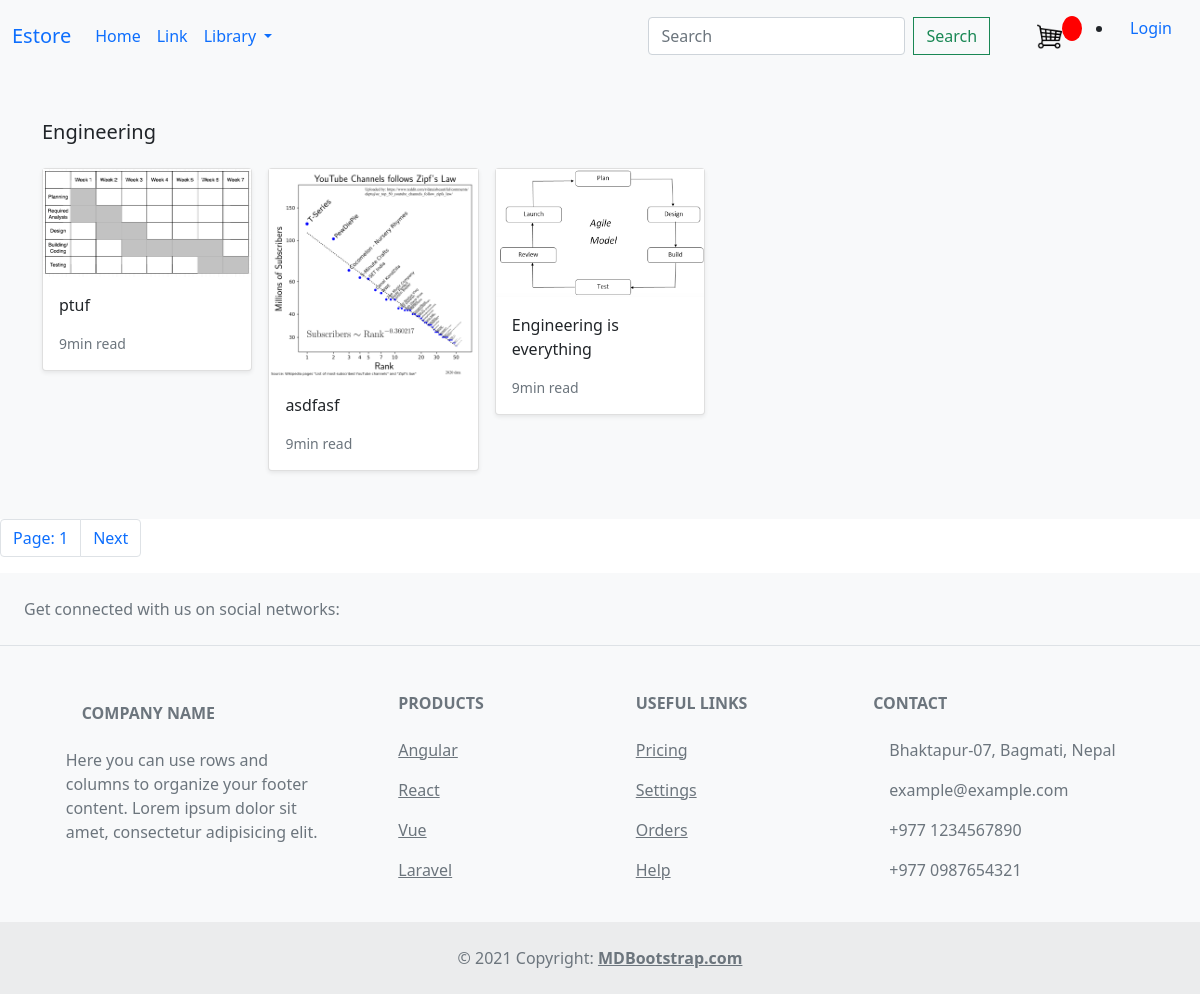
The page /search/engineering/ on the database as committed earlier.
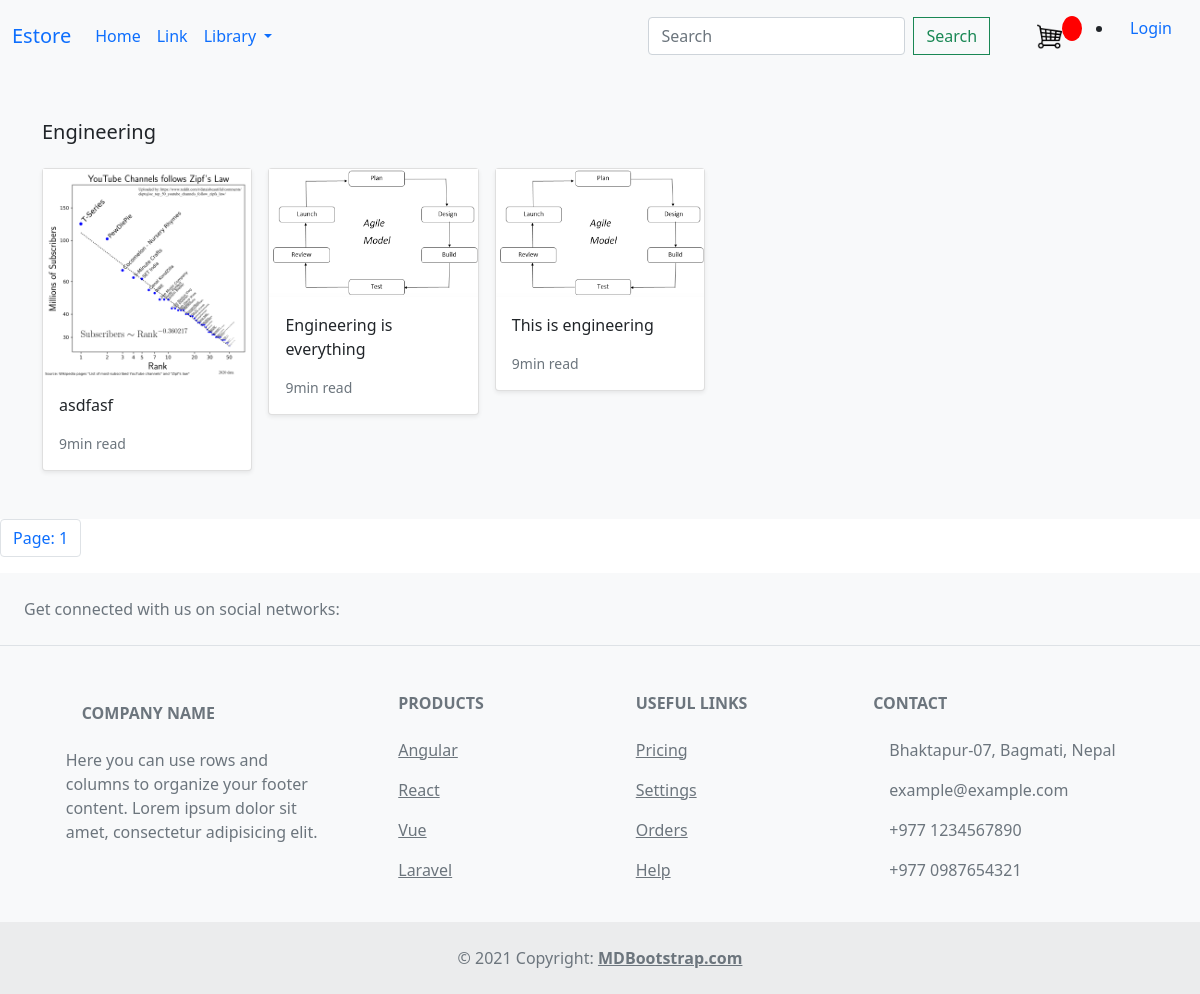
The same page on the database as committed later.
### store/models.py (models this page shows, shortened)
class Category(models.Model):
    name = models.CharField(max_length=100, db_index=True)
    slug = models.SlugField(max_length = 100,unique=True)
    class Meta:
        verbose_name_plural = 'categories'
    def get_absolute_url(self):#for dynamic link for category
        return reverse('store:category_list', args=[self.slug])

class Product(models.Model):
    category = models.ForeignKey(Category,related_name='product', on_delete=models.CASCADE)
    title = models.CharField(max_length=100)
    author = models.CharField(max_length=100, default='admin')
    description = models.TextField(blank=True)
    image = models.ImageField(upload_to = 'images/')
    slug = models.SlugField(max_length=100)
    price = models.DecimalField(max_digits=4, decimal_places=2)
    in_stock = models.BooleanField(default=True)
    is_active = models.BooleanField(default=True)
    created = models.DateTimeField(auto_now_add=True)
    updated = models.DateTimeField(auto_now=True)
    class Meta:
        verbose_name_plural = 'Product'
        ordering = ('-created', )
    def get_absolute_url(self):
        return reverse('store:product_detail', args=[self.slug])

### store/views.py (the view)
# urls.py: path('search/<slug:categroy_slug>/',views.category_list, name = 'category_list' ),
def category_list(request, categroy_slug):
    category  = get_object_or_404(Category, slug = categroy_slug)#slug for one item form the database
    products = Product.objects.filter(category = category)#this will filter the category of the said product
    paginator = Paginator(products, 3)
    page_number = request.GET.get('page')
    page_obj = paginator.get_page(page_number)
    context = {'category': category,'page_obj': page_obj}
    return render(request, 'store/category.html', context)

### store/views.py (called while the page is built)
def categories(request):
    return{
        'categories': Category.objects.all()
    }

### store/templates/store/category.html (shortened to what this page needs)
{% extends "e_book/base.html"%}
{%load static%}
{%block content%}
<main>
    <div class="album py-5 bg-light">
      <div class="container">
        <div class="pb-3 h5">{{category.name|title}}</div>
        <div class="row row-cols-1 row-cols-sm-2 row-cols-md-5 g-3">
          {% for product in page_obj %}
          <div class="col">
            <div class="card shadow-sm">
              <img class="img-fluid" alt="Responsive image" src="{{ product.image.url }}">
              <div class="card-body">
                <p class="card-text">
                  <a class="text-dark text-decoration-none" href="{{product.get_absolute_url}}">{{ product.title }}</a>
                </p>
                <div class="d-flex justify-content-between align-items-center">
                  <small class="text-muted">9min read</small>
                </div>
              </div>
            </div>
          </div>
          {% endfor %}
        </div>
      </div>
    </div>
</main>
<nav aria-label="...">
  <ul class="pagination ">
    <li class="page-item"><a class="page-link" href="">Page: {{ page_obj.number }}</a></li>
    {% if page_obj.has_next %}
    <li class="page-item">
      <a class="page-link" href="?page={{ page_obj.next_page_number }}">Next</a>
    </li>
    {%endif%}
  </ul>
</nav>
{%endblock%}

### templates/e_book/base.html (shortened to what this page needs)
{% load static %}
<!doctype html>
<html lang="en">
  <head>
	  <link href="https://cdn.jsdelivr.net/npm/bootstrap@5.0.0/dist/css/bootstrap.min.css" rel="stylesheet" >
    <link rel="stylesheet" type="text/css" href="{% static 'css/main.css' %}">
  </head>
  <body>
    {% include './navbar.html' %}
    <div id ="content">{%block content %} {% endblock %}</div>
    <footer class="text-center text-lg-start bg-light text-muted">
      <section class="d-flex justify-content-center justify-content-lg-between p-4 border-bottom">
        <div class="me-5 d-none d-lg-block">
          <span>Get connected with us on social networks:</span>
        </div>
        <div>
        </div>
      </section>
      <section class="">
        <div class="container text-center text-md-start mt-5">
          <div class="row mt-3">
            <div class="col-md-3 col-lg-4 col-xl-3 mx-auto mb-4">
              <h6 class="text-uppercase fw-bold mb-4">
                Company name
              </h6>
              <p>
                Here you can use rows and columns to organize your footer content. Lorem ipsum
                dolor sit amet, consectetur adipisicing elit.
              </p>
            </div>
            <div class="col-md-2 col-lg-2 col-xl-2 mx-auto mb-4">
              <h6 class="text-uppercase fw-bold mb-4">
                Products
              </h6>
              <p>
                <a href="#!" class="text-reset">Angular</a>
              </p>
              <p>
                <a href="#!" class="text-reset">React</a>
              </p>
              <p>
                <a href="#!" class="text-reset">Vue</a>
              </p>
              <p>
                <a href="#!" class="text-reset">Laravel</a>
              </p>
            </div>
            <div class="col-md-3 col-lg-2 col-xl-2 mx-auto mb-4">
              <h6 class="text-uppercase fw-bold mb-4">
                Useful links
              </h6>
              <p>
                <a href="#!" class="text-reset">Pricing</a>
              </p>
              <p>
                <a href="#!" class="text-reset">Settings</a>
              </p>
              <p>
                <a href="#!" class="text-reset">Orders</a>
              </p>
              <p>
                <a href="#!" class="text-reset">Help</a>
              </p>
            </div>
            <div class="col-md-4 col-lg-3 col-xl-3 mx-auto mb-md-0 mb-4">
              <h6 class="text-uppercase fw-bold mb-4">Contact</h6>
              <p> Bhaktapur-07, Bagmati, Nepal</p>
              <p>
                example@example.com
              </p>
              <p> +977 1234567890</p>
              <p> +977 0987654321</p>
            </div>
          </div>
        </div>
      </section>
      <div class="text-center p-4" style="background-color: rgba(0, 0, 0, 0.05);">
        © 2021 Copyright:
        <a class="text-reset fw-bold" href="https://mdbootstrap.com/">MDBootstrap.com</a>
      </div>
    </footer>
  </body>
</html>

### templates/e_book/navbar.html (shortened to what this page needs)
{%load static %}
<header>
    <nav class="navbar navbar-expand-lg bg-light">
        <div class="container-fluid">
          <a class="navbar-brand" href="{% url 'store:items'%}">Estore</a>
          <div class="collapse navbar-collapse" id="navbarSupportedContent">
            <ul class="navbar-nav me-auto mb-2 mb-lg-0">
                <li class="nav-item">
                <a class="nav-link waves-effect" aria-current="page" href="{% url 'store:items' %}">Home</a>
              </li>
              <li class="nav-item">
                <a class="nav-link" href="#">Link</a>
              </li>
              <li class="nav-item dropdown">
                <a class="nav-link dropdown-toggle" href="#" role="button" id="navbarDropdown" data-bs-toggle="dropdown" aria-expanded="false">
                  Library
                </a>
              </li>
            </ul>
            <form class="d-flex" >
              <input class="form-control me-2" type="search" placeholder="Search" aria-label="Search">
              <button class="btn btn-outline-success" type="submit">Search</button>
            </form>
            <a href="{% url 'store:cart' %}">
              <img  id="cart-icon" src="{% static 'pic/cart.png' %}" >
            </a>
            <p id="cart-total" >{{cartItems}}</p>
            <ul>
              {% if request.user.is_authenticated%}
              <li class="nav-item">
                <a class="nav-link" href="{% url 'signout_page' %}">Logout</a>
              </li>
              {%else%}
              <li class="nav-item">
                <a class="nav-link" href="{% url 'signin_page'%}">Login</a>
              {% endif %}
            </ul>
          </div>
        </div>
      </nav>
</header>

### static/css/main.css (style rules this page uses)
#cart-icon { width:25px; display: inline-block; margin-left: 15px; }
#cart-total { display: block; text-align: center; color:#fff; background-color: red; width: 20px; height: 25px; border-radius: 50%; font-size: 14px; }
.col-lg-4, .col-lg-6, .col-lg-8, .col-lg-12 { margin-top: 10px; }
.btn { border-radius: 0; }

Rows that differ between the two databases and show on the page:
removed Product: image (picture), title "ptuf"
now on this page (row unchanged): Product: image (picture), title "This is engineering"
Other text that changed with them:
text no longer shown: "Next"
